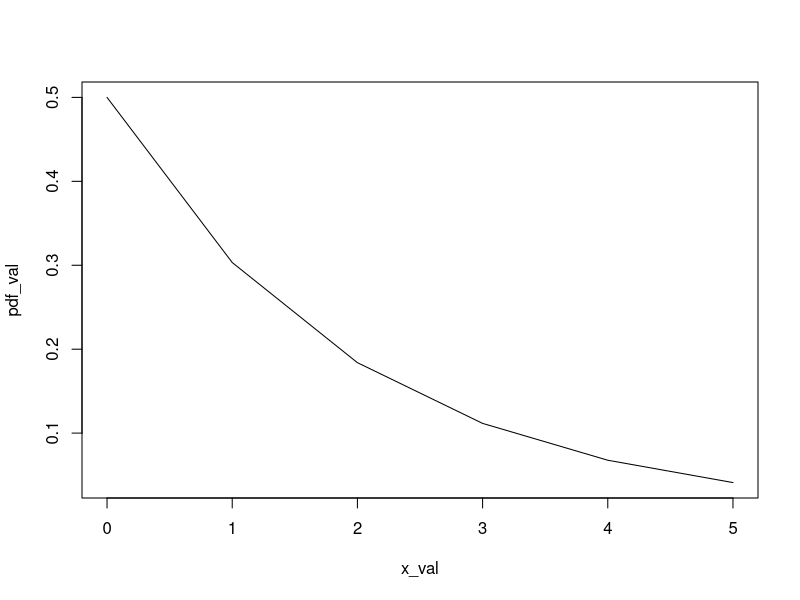
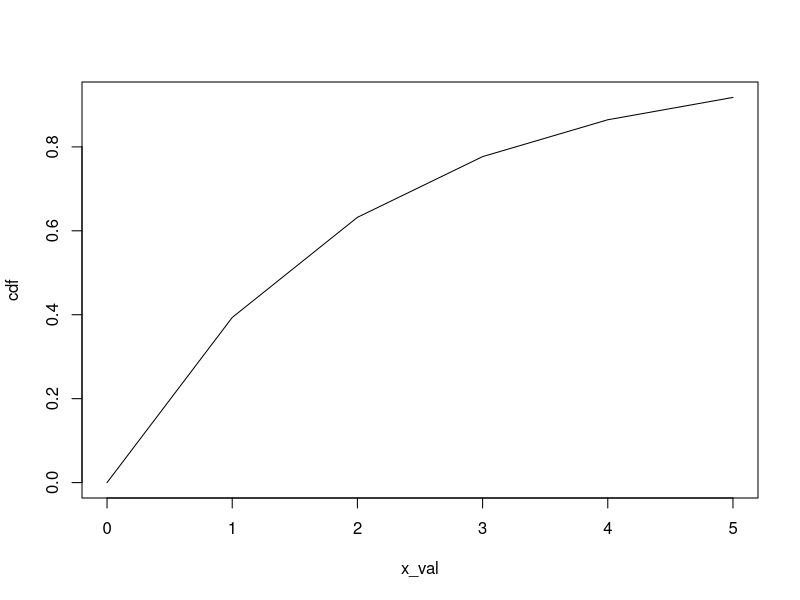
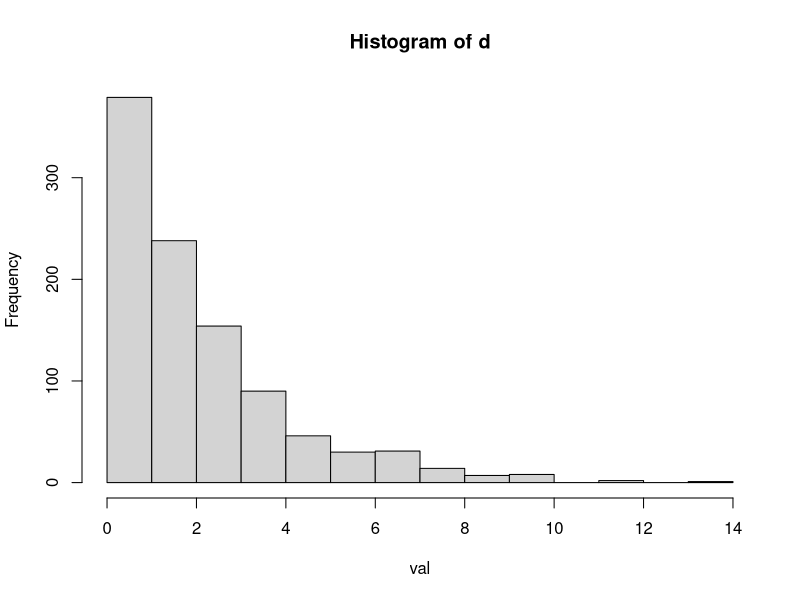

Write R code to recreate these figures, in order.
#1
1-punif(45,0,60)
punif(30,0,60)-punif(20,0,60)

#2
dexp(3,1/2)

# b
x_val<-0:5
x_val
pdf_val<-dexp(x_val,0.5)
pdf_val
plot(x_val,pdf_val,type="l")

# c
pexp(3,0.5)

# d

cdf=pexp(x_val,0.5)
plot(x_val,cdf,type="l")

# e

d<-rexp(1000,0.5)
hist(d,xlab="val")


#3

1-pgamma(1,2,1/3)
qgamma(0.7,2,1/3)
